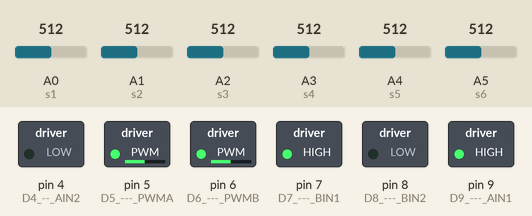
Simulated run of this sketch. Board: Arduino Uno, built with avr-gcc and run on an emulated ATmega328P. On the bench: switched loads named in the sketch (green lamp = pin HIGH). The inputs (shaded band) are chosen by the test bench; at power-on: A0 (s1) = 512, A1 (s2) = 512, A4 (s5) = 512, A2 (s3) = 512, A5 (s6) = 512, A3 (s4) = 512. What the sketch prints to the serial monitor is not drawn.

Above: at 1.2 s.
1.3 s: A0 (s1) set to 390
At 2.1 s:
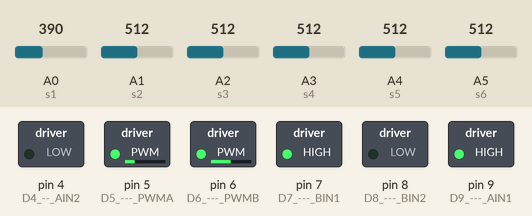
4.3 s: A1 (s2) set to 390
At 4.72 s:
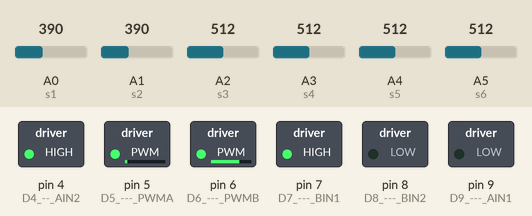
7.3 s: A4 (s5) set to 115
At 10.27 s:
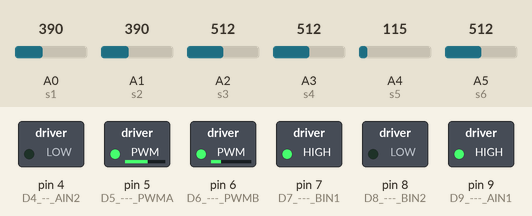
10.3 s: A2 (s3) set to 716
13.3 s: A5 (s6) set to 115
16.3 s: A0 (s1) set to 30
At 17.1 s:
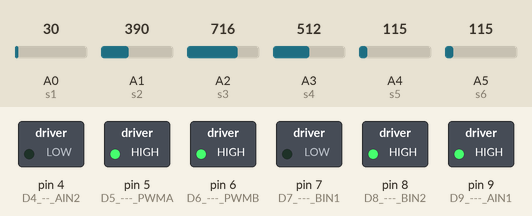
Timing chart, 0 to 18.8 s (numbered marks = the images above; inputs shaded):
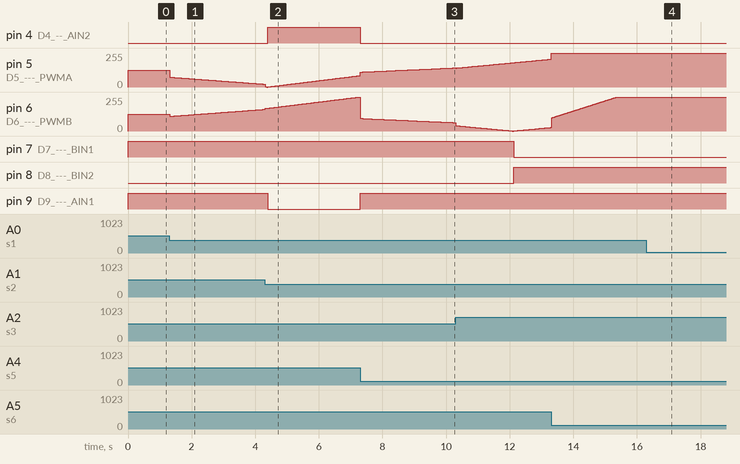

The sketch:

line_follower_pid.ino
```cpp
// 6 optic sensor bar
int s1 = A0;
int s2 = A1;
int s3 = A2;
int s4 = A3;
int s5 = A4;
int s6 = A5;


int s1_v = 0;  // variable to store the value read
int s2_v = 0;  // variable to store the value read
int s3_v = 0;  // variable to store the value read
int s4_v = 0;  // variable to store the value read
int s5_v = 0;  // variable to store the value read
int s6_v = 0;  // variable to store the value read

// to store the values in a integer value

int threshold = 400;
int velocidad = 125;

double error = 0;

// parameters and variables for non linear PID
const int vmin=80;
const int vmax=125;
const float kp=.05;
const float ki=0.0003;
const float kd=0.3;
const float kv=0.07;
int p,d,u,vbase;
long i=0;
int p_old=0;


void setup() {
  Serial.begin(9600);           //  setup serial

  pinMode(5,OUTPUT); // D5 --- PWMA
  pinMode(9,OUTPUT); // D9 --- AIN1
  pinMode(4,OUTPUT); // D4 -- AIN2

  pinMode(6,OUTPUT); // D6 --- PWMB
  pinMode(7,OUTPUT); // D7 --- BIN1
  pinMode(8,OUTPUT); // D8 --- BIN2

}

void loop() {
  // Pin organization from the back
  s1_v = analogRead(s1);  // read the input pin -- right
  s2_v = analogRead(s2);  // read the input pin
  s3_v = analogRead(s3);  // read the input pin
  s4_v = analogRead(s4);  // read the input pin
  s5_v = analogRead(s5);  // read the input pin
  s6_v = analogRead(s6);  // read the input pin -- left

  p = -3*s6_v -2*s5_v -1*s4_v + s3_v + 2*s2_v + 3*s1_v;

  i=i+p;
  d=p-p_old;
  p_old=p;
  if ((p*i)<0) i=0;  // integral windup

  u=kp*p+ki*i+kd*d;
  vbase=vmin+(vmax-vmin)*exp(-kv*abs(kp*p));
  drive(vbase+u,vbase-u);

  Serial.println(p);
}


void drive(int L, int R) // speed for wheels Left and Right, positive is forward
{
  L=constrain(L,-255,255); // avoid PWM overflow
  R=constrain(R,-255,255);


  digitalWrite(4, L<0); // switch < and >= if left wheel doesnt spin as expected
  digitalWrite(9, L>=0);
  analogWrite(5, abs(L));

  digitalWrite(8, R<0); // switch < and >= if left wheel doesnt spin as expected
  digitalWrite(7, R>=0);
  analogWrite(6, abs(R));
}
```

Measured:
- after the input at 1.3 s, pin 5 (D5_---_PWMA): moves from 125/255 to 21/255 over 3.0 s, starting at once
- after the input at 4.3 s, pin 4 (D4_--_AIN2): LOW → HIGH after 0.09 s instead of 1.2 s; pin 9 (D9_---_AIN1): HIGH → LOW after 0.09 s instead of 1.2 s
- after the input at 7.3 s, pin 4 (D4_--_AIN2): HIGH → LOW at once; pin 6 (D6_---_PWMB): moves from 255/255 to 63/255 over 2.9 s, starting at once; pin 9 (D9_---_AIN1): LOW → HIGH at once
- after the input at 10.3 s, pin 7 (D7_---_BIN1): HIGH → LOW after 1.8 s; pin 8 (D8_---_BIN2): LOW → HIGH after 1.8 s
- after the input at 16.3 s, pin 5 (D5_---_PWMA), pin 6 (D6_---_PWMB): stops changing and stays 255/255; pin 7 (D7_---_BIN1): stays LOW (without the input it goes to HIGH after 1.1 s); pin 8 (D8_---_BIN2): stays HIGH (without the input it goes to LOW after 1.1 s)
